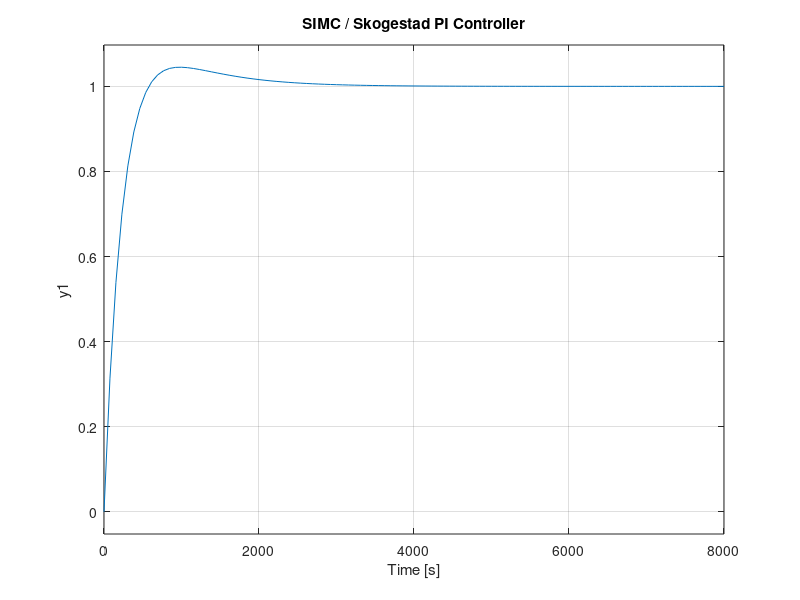

MATLAB code to generate this figure:
%% SIMC (Skogestad) PI Tuning

%clear; clc; close all;

%% Plant
Kp_plant = 0.460407;
tau = 1459.68;
G = tf(Kp_plant, [tau 1]);

%% SIMC tuning parameter
tau_c = tau/7;   % closed-loop time constant (try tau/2, tau, 2*tau)

%% SIMC PI formulas (no dead time)
Kp = tau / (Kp_plant * tau_c);
Ti = min(tau, 4*tau_c);
Ki = Kp / Ti;

C_SIMC = pid(Kp, Ki);
%% Closed-loop response
T_SIMC = feedback(C_SIMC * G, 1);

figure;
step(T_SIMC, 8000)
grid on
title('SIMC / Skogestad PI Controller')

%% Display gains
fprintf('\nSIMC PI Controller:\n');
fprintf('Kp = %.6f\n', Kp);
fprintf('Ki = %.6f\n', Ki);
